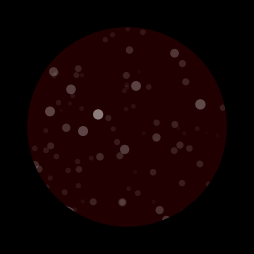
#> input picture test_field.png, 254 x 254 px
$ python -i analyze.py   (imports and definitions only)   (older library calls are emulated)
#> lines starting #> are read from the running program, lines starting #| are printed output that depends on the picture; after the words box and inside, x2 and y2 are one past the last pixel; in counts of white or black regions, pixels touching at a corner belong together
#> further down, picture is the input picture: shape (254, 254, 3); mean B, G, R 1.5, 1.5, 16.9
import numpy as np
from PIL import Image
import cv2
import matplotlib.pyplot as plt
import time

class ImageAnalysis:
    def __init__(self):
        self.background_levels = []
        self.noise_levels = []
        self.star_counts = []
        self.fwhm_values = []

    def calculate_background_cheap(self, image, level = 5):
        background = cv2.medianBlur(image, level)
        noise = np.std(image - background)

        self.background_levels.append(np.mean(background))
        self.noise_levels.append(noise)

        return np.mean(background), noise

    # [20 lines left out: function calculate_background, not called in this run]

    def _limit_values(self, max_idx: int = 100):
        self.background_levels = self.background_levels[:max_idx]
        self.noise_levels = self.noise_levels[:max_idx]
        self.star_counts = self.star_counts[:max_idx]
        self.fwhm_values = self.fwhm_values[:max_idx]

    def add_image(self, image):
        image = np.array(image)
        # Convert to grayscale if not already
        if len(image.shape) == 3:
            image = cv2.cvtColor(image, cv2.COLOR_BGR2GRAY)
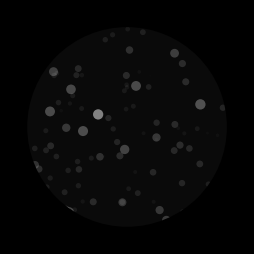
#> image: shape (254, 254); min 0, max 129, mean 6.3
        image = image.astype(np.float32)

        bg, noise = self.calculate_background_cheap(image)
#> in calculate_background_cheap, `noise = np.std(image - background)`: noise = 2.06
#> bg = 6.03; noise = 2.06

        clean = (image-bg).clip(0)

        self.calculate_fwhm_radial(clean)
        self.calculate_star_count(clean, noise)

        self._limit_values()

    def find_brightest(self, image):
        # blur first to reduce hot pixels/outliers
        blurred = cv2.GaussianBlur(image, (5, 5), 0)
        # Find the brightest pixel
        brightest_value= np.max(blurred)
#> brightest_value = 123
        brightest_pixel = np.unravel_index(np.argmax(blurred), blurred.shape)
#> brightest_pixel = (113, 97)
        return brightest_pixel, brightest_value

    def calculate_fwhm_radial(self, image):
        loc, val = self.find_brightest(image)
#> loc = (113, 97); val = 123
        y, x = loc
#> y = 113; x = 97
        half_max = val / 2.0
#> half_max = 61.48
        radius = 0

        # Crop around brightest pixel
        half_size = 40
        y_min, y_max = max(0, y-half_size), min(image.shape[0], y+half_size)
#> y_min = 73; y_max = 153
        x_min, x_max = max(0, x-half_size), min(image.shape[1], x+half_size)
#> x_min = 57; x_max = 137
        cropped_image = image[y_min:y_max, x_min:x_max]
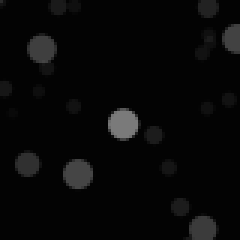
#> cropped_image: shape (80, 80) float32 (shown 3 times larger); min 3.97, max 123, mean 9.3

        # Calculate radial profile
        center_y, center_x = cropped_image.shape[0] // 2, cropped_image.shape[1] // 2
#> center_y = 40; center_x = 40
        y_indices, x_indices = np.indices(cropped_image.shape)
        radii = np.sqrt((y_indices - center_y)**2 + (x_indices - center_x)**2)

        # Find FWHM
        radial_profile = np.mean(cropped_image, axis=1)
#> radial_profile = 80 values, max 19.86 at index 42, min 3.97 at index 6, mean 9.35
        above_half = radial_profile >= half_max
        if np.any(above_half):
            indices = np.where(above_half)[0]
            radius = indices[-1] - indices[0] + 1
        else:
            radius = 0
        self.fwhm_values.append(radius)
        return radius, (center_x, center_y)

    # [48 lines left out: function calculate_fwhm_linear, not called in this run]

    def calculate_star_count(self, image, noise):
        # blur image first
#> called with noise = 2.06
        image = cv2.GaussianBlur(image, (5, 5), 0)
        image = ((image - image.min()) / (image.max() - image.min()) * 255).astype(np.uint8)
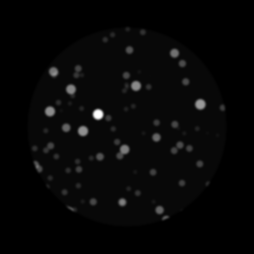
#> image: shape (254, 254); min 0, max 255, mean 6.8

        # Threshold the image to count stars
        threshold = noise * 5
#> threshold = 10.3
        binary_image = (image > threshold).astype(np.uint8)
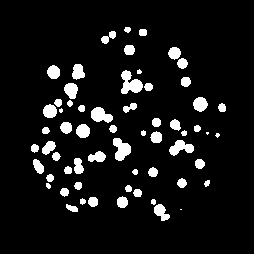
#> binary_image: shape (254, 254); values 0 (black) and 1 (white), 8.1% white; 61 white regions (5 under 20 px), largest, box (x1, y1, x2, y2) and area: (121, 70, 143, 94) 317, (113, 138, 131, 161) 266, (91, 107, 113, 123) 233
        # Find connected components (stars)
        num_labels, labels_im = cv2.connectedComponents(binary_image, connectivity=8, ltype=cv2.CV_32S)
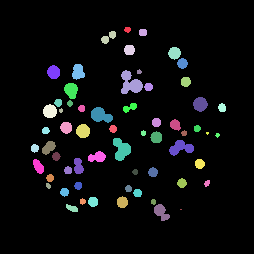
#> labels_im: shape (254, 254) int32; 62 distinct labels, from 0 to 61; one colour per label, 0 black
#> num_labels = 62
        # Subtract 1 to exclude the background label
        star_count = num_labels - 1
#> star_count = 61
        self.star_counts.append(star_count)

        # visualize the binary image
        #plt.imshow(binary_image, cmap='gray')
        #plt.title(f'Star Count: {star_count}')
        #plt.show()

        return star_count

    # [11 lines left out: function get_latest, not called in this run]

>>> import cv2
>>> picture = cv2.imread('../test_field.png')
>>> result = ImageAnalysis().add_image(picture)
#> in _limit_values, `self.background_levels = self.background_levels[:max_idx]`: self.background_levels = [6.03]
#> in _limit_values, `self.noise_levels = self.noise_levels[:max_idx]`: self.noise_levels = [2.06]
#> in _limit_values, `self.star_counts = self.star_counts[:max_idx]`: self.star_counts = [61]
